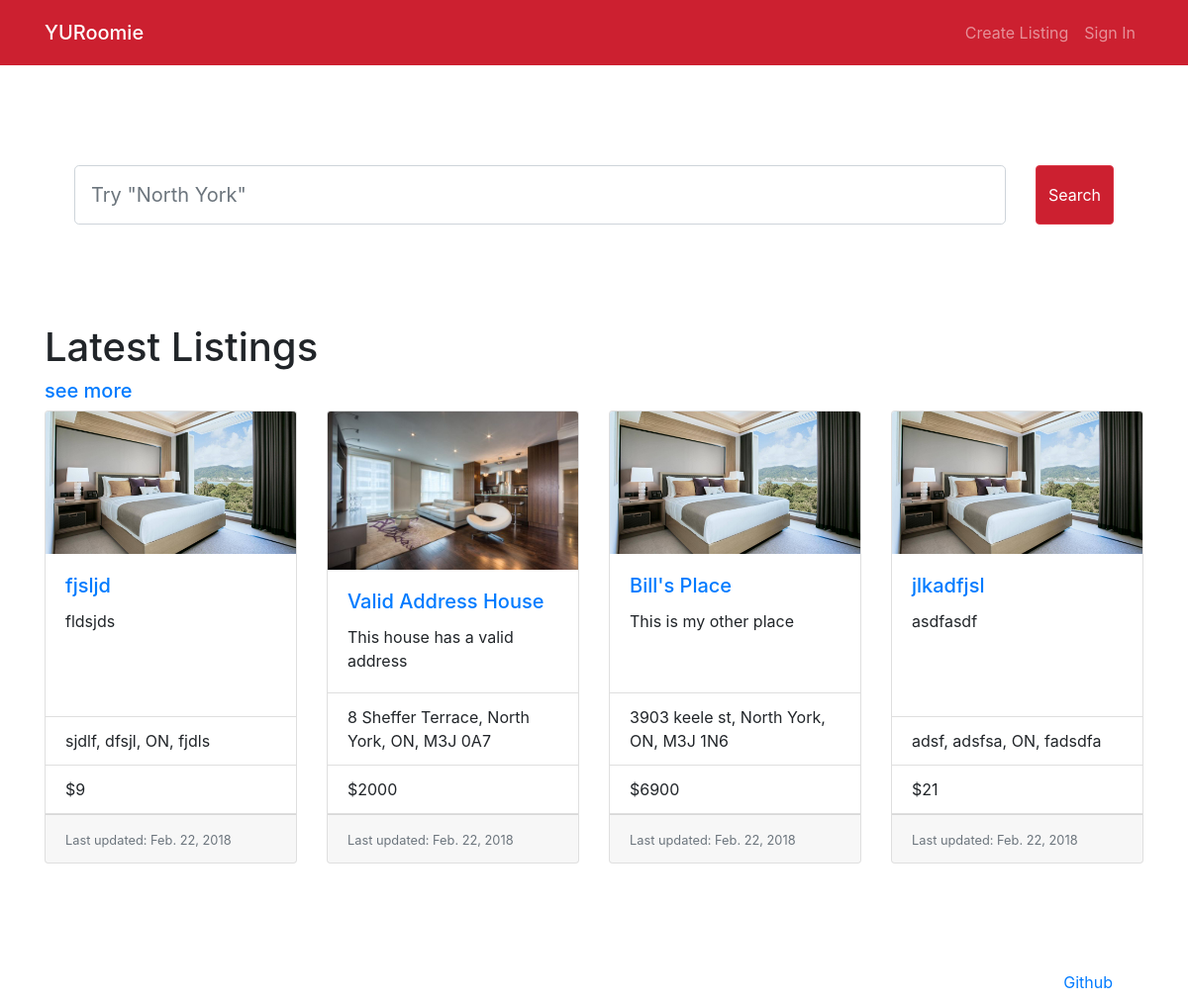
Before: / with the older database file.
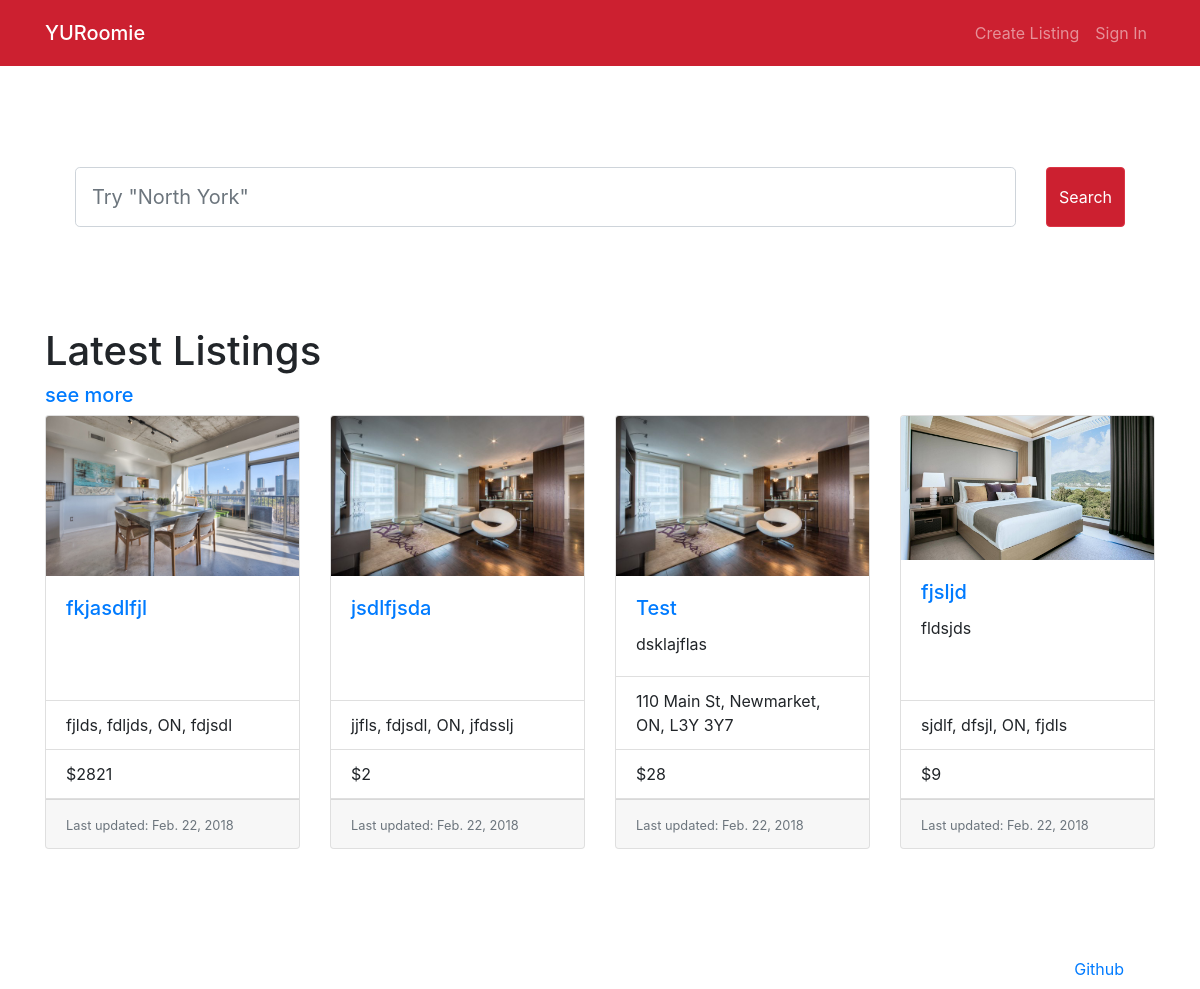
After: the same page with the newer database file.
### home/models.py (models this page shows, shortened)
class Room(models.Model):
    host_name = models.CharField(max_length=50)
    address = models.CharField(max_length=100)
    property_name = models.CharField(max_length=30, default="")
    description = models.TextField(default="", blank=True)
    cost = models.PositiveIntegerField(default=0)
    visits = models.PositiveIntegerField(default=0)
    property_type_options = (('a', 'apartment'),
                                ('c', 'condo'),
                                ('t', 'townhouse'),
                                ('h', 'house'))
    property_type = models.CharField(choices=property_type_options, max_length=10)
    number_of_rooms = models.PositiveSmallIntegerField()
    garages = models.PositiveSmallIntegerField()
    creator_id = models.PositiveIntegerField()
    creator_email = models.CharField(max_length=50)
    creator_phone = models.CharField(max_length=10, default="", blank=True)
    creator_gender = models.CharField(max_length=10)
    last_updated = models.DateTimeField(auto_now_add=True)

class RoomImage(models.Model):
    room = models.ForeignKey(Room, on_delete=models.CASCADE)
    image = models.ImageField()

### home/views.py (the view)
# urls.py: path('', views.index, name='index'),
def index(request):
    latest_posts_list = Room.objects.order_by('-last_updated')[:4]
    return render(request, 'home/index.html', {'latest_posts_list': latest_posts_list,})

### home/templates/home/index.html
{% extends 'home/base.html'%}
{% load static %}
{% block body %}
    <div class="container-fluid">
        <div class="w-100" style="height:100px;"></div>
        <div class="col">
        </div>
        <form class="form-inline" method="GET" action="{% url 'search' %}">
            <div class="col">
                <input type="search" name="q" class="form-control form-control-lg" id="mainSearchBar" aria-describedby="searchHelp" placeholder="Try &quot;North York&quot;" autocomplete="off">
            </div>
            <div class="col-auto">
                <button type="submit" class="btn btn-danger form-control-lg" id="mainSearchButton">Search</button>
            </div>
        </form>
        <div class="w-100" style="height:100px;"></div>
        <div class="row">
            <h1>Latest Listings</h1>
        </div>
        <div class="row">
            <a href="{% url 'search' %}"><h5>see more</h5></a>
        </div>
        <div class="row">
            <div class="card-deck">
                {% if latest_posts_list %}
                    {% for room in latest_posts_list %}
                        <div class="card">
                            <a href="{% url 'detail' room.id %}">
                                <img class="card-img-top" src="{{ room.roomimage_set.all.0.image.url }}" alt="{{room.name}}"></a>
                            <div class="card-body">
                                <a href="{% url 'detail' room.id %}"><h5 class="card-title">{{ room.property_name }}</h5></a>
                                <p class="card-text">{{ room.description|truncatewords:23 }}</p>
                            </div>
                            <ul class="list-group list-group-flush">
                                <li class="list-group-item">{{ room.address }}</li>
                                <li class="list-group-item">${{ room.cost }}</li>
                            </ul>
                            <div class="card-footer">
                                <small class="text-muted">Last updated: {{ room.last_updated.date }}</small>
                            </div>
                        </div>
                    {% endfor %}
                {% else %}
                    <h1>No rooms are available.</h1>
                {% endif %}
            </div>
        </div>
        <div class="w-100" style="height:100px;"></div>
        <ul class="nav justify-content-end">
            <li class="nav-item">
                <a class="nav-link" href="https://github.com/michaelroudnitski/yuroomie">Github</a>
            </li>
        </ul>
    </div>
{% endblock %}

Changed rows visible on the page:
no longer on this page (row unchanged): Room: roomimage_set.all.0.image (picture), property_name "Valid Address House", description "This house has a valid address", address "8 Sheffer Terrace, North York, ON, M3J 0A7", cost "2000", last_updated "Feb. 22, 2018"
no longer on this page (row unchanged): Room: roomimage_set.all.0.image (picture), property_name "Bill's Place", description "This is my other place", address "3903 keele st, North York, ON, M3J 1N6", cost "6900", last_updated "Feb. 22, 2018"
no longer on this page (row unchanged): Room: roomimage_set.all.0.image (picture), property_name "jlkadfjsl", description "asdfasdf", address "adsf, adsfsa, ON, fadsdfa", cost "21", last_updated "Feb. 22, 2018"
added Room: roomimage_set.all.0.image (picture), property_name "fkjasdlfjl", address "fjlds, fdljds, ON, fdjsdl", cost "2821", last_updated "Feb. 22, 2018"
added Room: roomimage_set.all.0.image (picture), property_name "jsdlfjsda", address "jjfls, fdjsdl, ON, jfdsslj", cost "2", last_updated "Feb. 22, 2018"
added Room: roomimage_set.all.0.image (picture), property_name "Test", description "dsklajflas", address "110 Main St, Newmarket, ON, L3Y 3Y7", cost "28", last_updated "Feb. 22, 2018"
